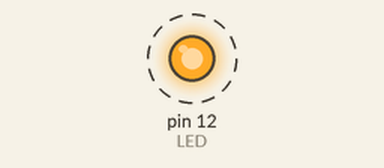
Recording of a sketch running on a simulated Arduino Uno, built with avr-gcc and run on an emulated ATmega328P. Shown: output pins drawn as LEDs (lit = HIGH). Dashed ring = blinking. What the sketch prints to the serial monitor is not drawn.

Above: at 0.5 s.
Timing chart, 0 to 4.6 s (numbered marks = the images above):
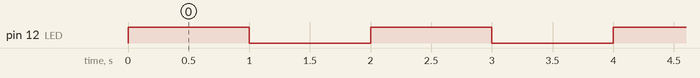

The sketch:

LED_blinken_mit_serielle_Ausgabe.ino
```cpp
/*
 *Programm:         LED blinken im Sekundentakt
 *Letzte Änderung:  15.09.2020
 *Programmierer:    LC
 *Hardware:         Arduino UNO, Gruene LED, Widerstand 220 Ohm
 */

 #define LED 12

void setup()
{
  pinMode(LED, OUTPUT);
  Serial.begin(9600);
}

void loop()
{
  digitalWrite(LED, HIGH);
  Serial.println("LED an");
  delay(1000);
  digitalWrite(LED, LOW);
  Serial.println("LED aus");
  delay(1000);

}
```

Measured:
- by itself, pin 12 (LED): alternates HIGH for 1.0 s and LOW for 1.0 s
